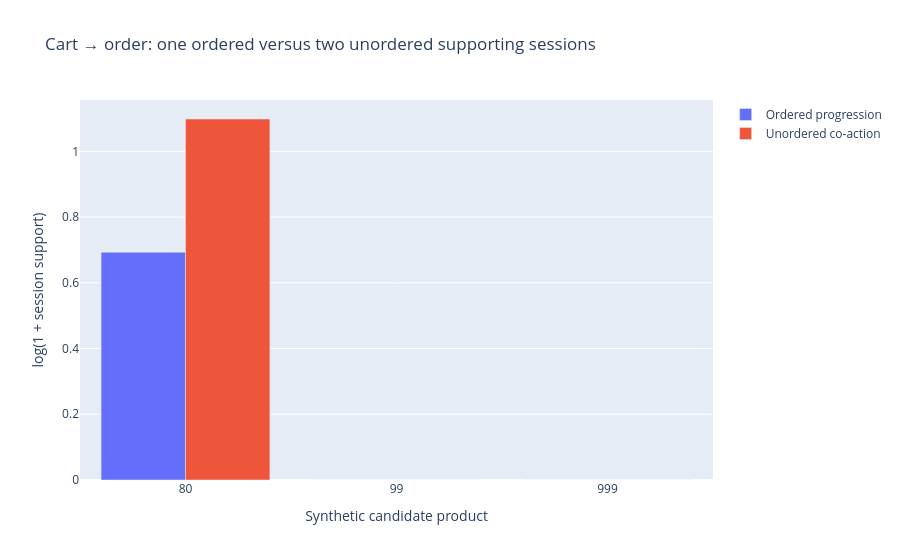

Notebook code for this chart:
### Markdown cell above
## Cart → order

### Code cell
fig=go.Figure()
fig.add_trace(go.Bar(name='Ordered progression',x=candidates.astype(str),y=a[:,8]))
fig.add_trace(go.Bar(name='Unordered co-action',x=candidates.astype(str),y=b[:,8]))
fig.update_layout(title='Cart → order: one ordered versus two unordered supporting sessions',barmode='group',xaxis_title='Synthetic candidate product',yaxis_title='log(1 + session support)')
show(fig)

### Figure 1 — Plotly figure (JSON) as saved in the notebook; plotly's stock layout.template omitted (floating-point values rounded to 4 significant figures)
{"data": [{"name": "Ordered progression", "type": "bar", "x": ["80", "99", "999"], "y": [0.6931, 0.0, 0.0]}, {"name": "Unordered co-action", "type": "bar", "x": ["80", "99", "999"], "y": [1.099, 0.0, 0.0]}], "layout": {"barmode": "group", "title": {"text": "Cart → order: one ordered versus two unordered supporting sessions"}, "xaxis": {"title": {"text": "Synthetic candidate product"}}, "yaxis": {"title": {"text": "log(1 + session support)"}}}}
